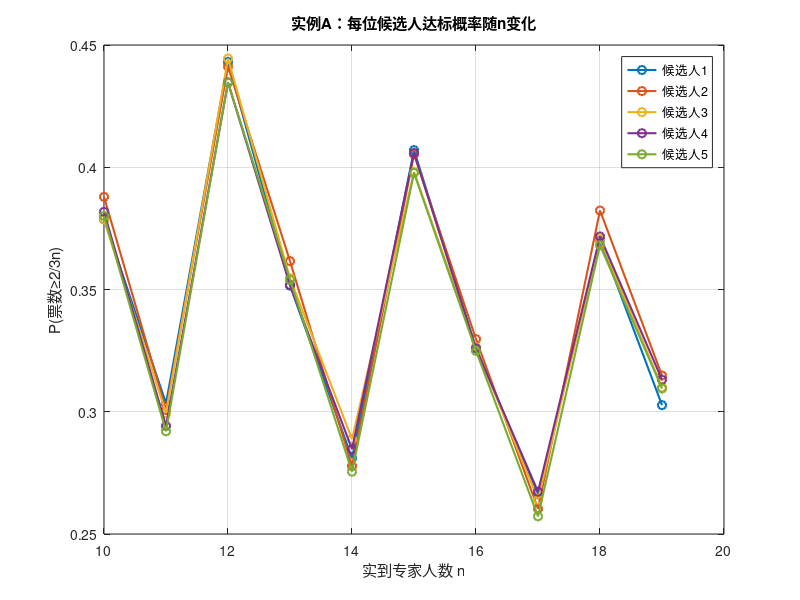
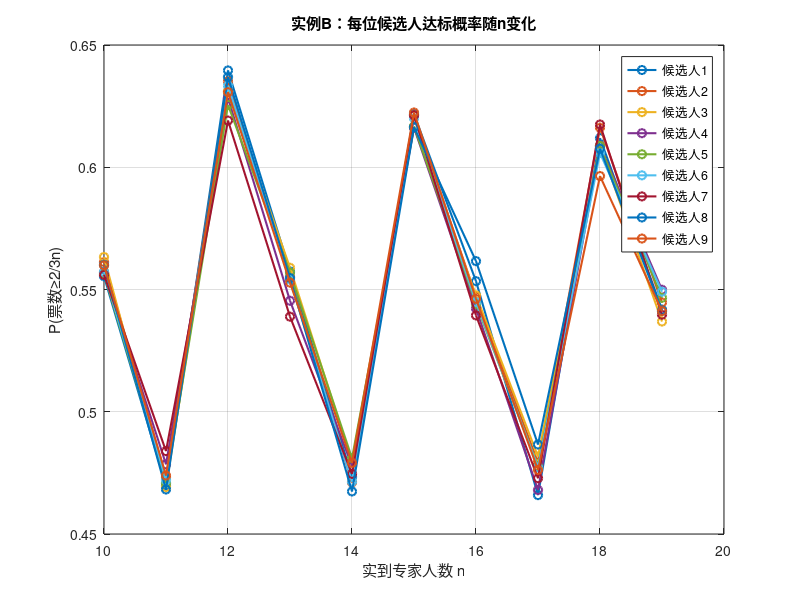

Source code (MATLAB) for these figures, in order: (Note: this script raises an error after producing the figures.)
% 投票选拔问题概率模拟与可视化
% 文件名: question1.m

clear; clc; close all;

%% 1. 参数定义（根据题目设定）
params_A = struct('m',5,'k',3,'s',2);  % m:候选人数，k:每人可投票数，s:推优名额
params_B = struct('m',9,'k',6,'s',5);

n_list = 10:19;  % 专家到场人数
iterations = 10000;  % 蒙特卡洛模拟次数

%% 2. 概率计算函数（每位候选人）
function [prob_vec, threshold] = calc_prob_each(n, m, k, iter)
    threshold = ceil(2*n/3);
    count = zeros(m,1);
    for i = 1:iter
        votes = zeros(1, m);
        for j = 1:n
            idx = randperm(m, k);
            votes(idx) = votes(idx) + 1;
        end
        count = count + (votes >= threshold)';
    end
    prob_vec = count / iter;
end

%% 3. 蒙特卡洛模拟
P_A = zeros(params_A.m, length(n_list));
P_B = zeros(params_B.m, length(n_list));
thresholds = zeros(size(n_list));

for i = 1:length(n_list)
    n = n_list(i);
    [P_A(:,i), thresholds(i)] = calc_prob_each(n, params_A.m, params_A.k, iterations);
    [P_B(:,i), ~] = calc_prob_each(n, params_B.m, params_B.k, iterations);
end

%% 4. 可视化结果
figure('Name','实例A：每位候选人达标概率随n变化','Position',[100 100 800 600]);
plot(n_list, P_A', '-o', 'LineWidth', 1.5);
xlabel('实到专家人数 n');
ylabel('P(票数≥2/3n)');
title('实例A：每位候选人达标概率随n变化');
legend(arrayfun(@(x) sprintf('候选人%d',x), 1:params_A.m, 'UniformOutput', false));
grid on;

figure('Name','实例B：每位候选人达标概率随n变化','Position',[100 100 800 600]);
plot(n_list, P_B', '-o', 'LineWidth', 1.5);
xlabel('实到专家人数 n');
ylabel('P(票数≥2/3n)');
title('实例B：每位候选人达标概率随n变化');
legend(arrayfun(@(x) sprintf('候选人%d',x), 1:params_B.m, 'UniformOutput', false));
grid on;

%% 5 阈值变化图
figure('Name','阈值变化图','Position',[100 100 800 400]);
linear_threshold = (2/3)*n_list;  % 理论线性阈值（非取整）
plot(n_list, linear_threshold, 'r--', 'LineWidth',1.5, 'DisplayName','理论线性阈值（2/3n）'); hold on;
plot(n_list, thresholds, 'd-', 'Color',[0.5 0.5 0.5], 'LineWidth',1.5, 'MarkerSize',6, 'DisplayName','实际阈值（ceil(2/3n)）');
xlabel('实到专家人数 n', 'FontSize',12);
ylabel('票数阈值', 'FontSize',12);
title('阈值变化图', 'FontSize',14);
grid on; legend('Location','best');

%% 6. 分票效应分析（每位候选人）
m_list = 5:2:13;  % 5,7,9,11,13人候选
n_fixed = 14;
P_m = zeros(max(m_list), length(m_list));
for i = 1:length(m_list)
    m = m_list(i);
    k = floor(m/2) + 1;
    P_m(1:m,i) = calc_prob_each(n_fixed, m, k, iterations);
end
figure('Name','分票效应分析','Position',[200 200 800 600]);
for i = 1:length(m_list)
    plot(1:m_list(i), P_m(1:m_list(i),i), '-o', 'LineWidth', 1.5, 'DisplayName', sprintf('m=%d',m_list(i)));
    hold on;
end
xlabel('候选人编号');
ylabel('P(票数≥2/3n)');
title('固定到场14人时，不同候选人达标概率（分票效应）');
grid on; legend('show');

%% 7. 结果输出（关键数据）
disp('实例A和B在不同到场人数下的每位候选人达标概率：');
for i = 1:params_A.m
    fprintf('实例A 候选人%d: %s\n', i, mat2str(P_A(i,:),3));
end
for i = 1:params_B.m
    fprintf('实例B 候选人%d: %s\n', i, mat2str(P_B(i,:),3));
end